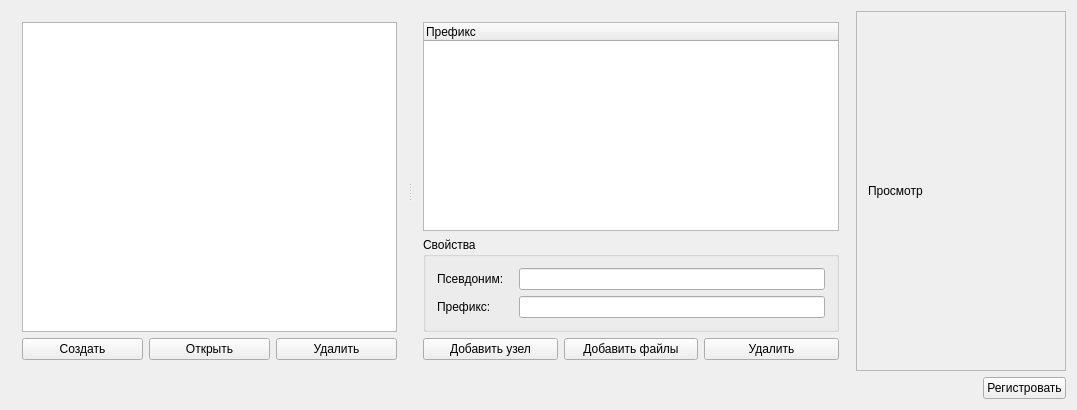
<?xml version="1.0" encoding="UTF-8"?>
<ui version="4.0">
 <class>ResourceEditor</class>
 <widget class="QWidget" name="ResourceEditor">
  <property name="geometry">
   <rect>
    <x>0</x>
    <y>0</y>
    <width>1077</width>
    <height>410</height>
   </rect>
  </property>
  <property name="windowTitle">
   <string>ResourceEditor</string>
  </property>
  <layout class="QVBoxLayout" name="verticalLayout_4">
   <item>
    <layout class="QHBoxLayout" name="horizontalLayout_7" stretch="8,2">
     <item>
      <widget class="QSplitter" name="splitter">
       <property name="orientation">
        <enum>Qt::Horizontal</enum>
       </property>
       <widget class="QWidget" name="layoutWidget">
        <layout class="QVBoxLayout" name="verticalLayout">
         <item>
          <widget class="QListWidget" name="listWgt"/>
         </item>
         <item>
          <layout class="QHBoxLayout" name="horizontalLayout">
           <item>
            <widget class="QPushButton" name="btnCreate">
             <property name="text">
              <string>Создать</string>
             </property>
            </widget>
           </item>
           <item>
            <widget class="QPushButton" name="btnOpen">
             <property name="text">
              <string>Открыть</string>
             </property>
            </widget>
           </item>
           <item>
            <widget class="QPushButton" name="btnRemove">
             <property name="text">
              <string>Удалить</string>
             </property>
            </widget>
           </item>
          </layout>
         </item>
        </layout>
       </widget>
       <widget class="QWidget" name="">
        <layout class="QVBoxLayout" name="verticalLayout_2">
         <item>
          <widget class="QTreeWidget" name="treeWgt">
           <column>
            <property name="text">
             <string notr="true">Префикс</string>
            </property>
           </column>
          </widget>
         </item>
         <item>
          <widget class="QGroupBox" name="groupBox">
           <property name="title">
            <string>Свойства</string>
           </property>
           <layout class="QVBoxLayout" name="verticalLayout_5">
            <item>
             <layout class="QHBoxLayout" name="horizontalLayout_2" stretch="1,4">
              <item>
               <widget class="QLabel" name="label">
                <property name="text">
                 <string>Псевдоним:</string>
                </property>
               </widget>
              </item>
              <item>
               <widget class="QLineEdit" name="lnEditAlias"/>
              </item>
             </layout>
            </item>
            <item>
             <layout class="QHBoxLayout" name="horizontalLayout_6" stretch="1,4">
              <item>
               <widget class="QLabel" name="label_2">
                <property name="text">
                 <string>Префикс:</string>
                </property>
               </widget>
              </item>
              <item>
               <widget class="QLineEdit" name="lnEditPrefix"/>
              </item>
             </layout>
            </item>
           </layout>
          </widget>
         </item>
         <item>
          <layout class="QHBoxLayout" name="horizontalLayout_3">
           <item>
            <widget class="QPushButton" name="btnAddItem">
             <property name="text">
              <string>Добавить узел</string>
             </property>
            </widget>
           </item>
           <item>
            <widget class="QPushButton" name="btnAddImgItem">
             <property name="text">
              <string>Добавить файлы</string>
             </property>
            </widget>
           </item>
           <item>
            <widget class="QPushButton" name="btnRemoveItem">
             <property name="text">
              <string>Удалить</string>
             </property>
            </widget>
           </item>
          </layout>
         </item>
        </layout>
       </widget>
      </widget>
     </item>
     <item>
      <layout class="QVBoxLayout" name="verticalLayout_3" stretch="0">
       <item>
        <widget class="QScrollArea" name="scrollArea">
         <property name="widgetResizable">
          <bool>true</bool>
         </property>
         <widget class="QWidget" name="scrollAreaWidgetContents">
          <property name="geometry">
           <rect>
            <x>0</x>
            <y>0</y>
            <width>206</width>
            <height>352</height>
           </rect>
          </property>
          <layout class="QHBoxLayout" name="horizontalLayout_4">
           <item>
            <widget class="QLabel" name="lblReview">
             <property name="text">
              <string>Просмотр</string>
             </property>
            </widget>
           </item>
          </layout>
         </widget>
        </widget>
       </item>
      </layout>
     </item>
    </layout>
   </item>
   <item>
    <layout class="QHBoxLayout" name="horizontalLayout_5">
     <item>
      <spacer name="horizontalSpacer">
       <property name="orientation">
        <enum>Qt::Horizontal</enum>
       </property>
       <property name="sizeHint" stdset="0">
        <size>
         <width>768</width>
         <height>20</height>
        </size>
       </property>
      </spacer>
     </item>
     <item>
      <widget class="QPushButton" name="btnRegister">
       <property name="text">
        <string>Регистровать</string>
       </property>
      </widget>
     </item>
    </layout>
   </item>
  </layout>
 </widget>
 <layoutdefault spacing="6" margin="11"/>
 <resources/>
 <connections/>
</ui>
